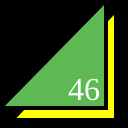
Frame 1 (no input)
Frame 60 (no input): identical to frame 1, image omitted
Frame 120 (the mouse pressed at the canvas centre since frame 60): identical to frame 1, image omitted

The p5.js sketch that drew this single still picture (run headless with seeded random() and noise() and a simulated clock; from frame 60 on, the mouse is pressed at the canvas centre):

// p5.js sketch
// ── sketch.js
function setup() {
  createCanvas(128,128);
}

function draw() {
  background(0);
  strokeWeight(4);
  fill(255, 255, 0);
  triangle(12,120,116,120,116,10);
  fill(94, 185, 84);
  triangle(0,108,106,108,106,0);
  fill(255);
  textSize(32);
  textFont("serif");
  text("46", 68, 100);
}
